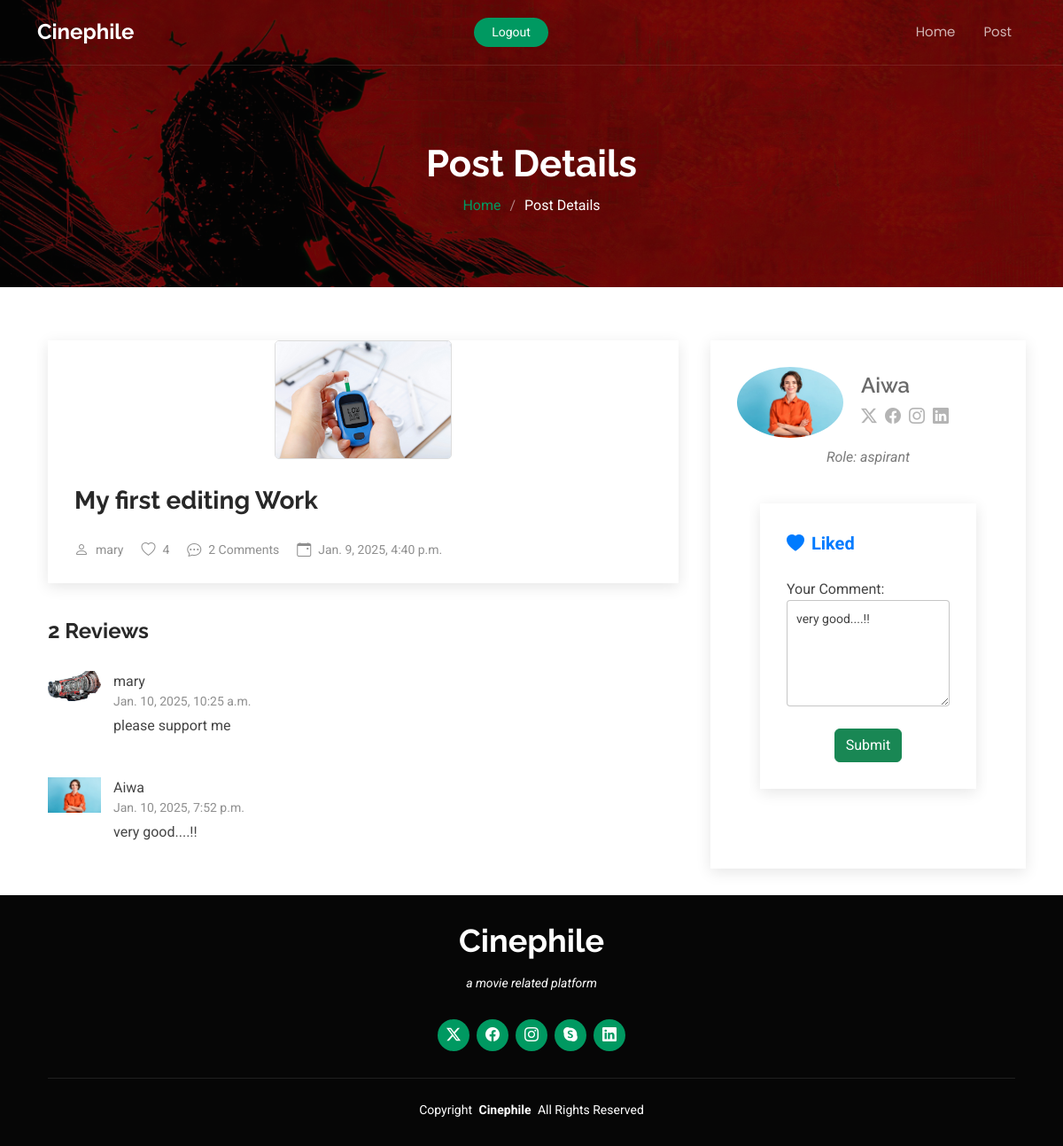
The app's page /post_details/19 (signed in) with its own data.
### cinephile/models.py (models this page shows, shortened)
class AspirantPosts(models.Model):
    user = models.ForeignKey(User, on_delete=models.CASCADE)
    description = models.TextField()
    file = models.FileField()
    uploaded_at = models.DateTimeField(auto_now_add=True)
    verification = models.BooleanField(default=False)
    def get_file_type(self):
        extension = self.file.name.split('.')[-1].lower()
        if extension in ['jpg', 'jpeg', 'png', 'gif']:
            return 'image'
        elif extension in ['mp4', 'avi', 'mov']:
            return 'video'
        elif extension in ['doc', 'docx', 'pdf', 'xlsx']:
            return 'document'
        return 'other'

class User(AbstractUser):
    USER_ROLES = [
        ('critics', 'Critics'),
        ('aspirant', 'Aspirant'),
        ('agency', 'Agency'),
    ]
    mobile = models.CharField(max_length=15, blank=True, null=True)
    location = models.CharField(max_length=100, blank=True, null=True)
    role = models.CharField(max_length=10, choices=USER_ROLES, blank=True, null=True)
    image = models.ImageField(upload_to='profile_image/', blank=True, null=True)
    verification_status = models.BooleanField(default=False)

class Reactions(models.Model):
    post = models.ForeignKey(AspirantPosts, on_delete=models.CASCADE)
    user = models.ForeignKey(User, on_delete=models.CASCADE)
    like = models.BooleanField(default=False)
    comment = models.TextField(blank=True, null=True)
    is_commented = models.BooleanField(default=False)
    uploaded_at = models.DateTimeField(auto_now_add=True)

### cinephile/views.py (the view, shortened to what this page needs)
# urls.py: path('post_details/<int:post_id>', views.post_details, name='post_details'),
@login_required
def post_details(request, post_id):
    post = get_object_or_404(AspirantPosts, id=post_id)
    reactions = Reactions.objects.filter(post=post, is_commented=True)
    likes = Reactions.objects.filter(like=True, post=post).count()
    comments = Reactions.objects.filter(is_commented=True, post=post).count()
    self_reaction = Reactions.objects.filter(user=request.user, post=post).first()
    context = {
        'post': post,
        'likes': likes,
        'comments': comments,
        'reactions': reactions,
        'self_reaction': self_reaction,
    }
    return render(request, 'post_details.html', context)

### templates/post_details.html (shortened to what this page needs)
{% load static %}
<!DOCTYPE html>
<html lang="en">
<head>
  <link href="{% static 'assets/vendor/bootstrap/css/bootstrap.min.css' %}" rel="stylesheet">
  <link href="{% static 'assets/vendor/bootstrap-icons/bootstrap-icons.css' %}" rel="stylesheet">
  <link href="{% static 'assets/vendor/aos/aos.css' %}" rel="stylesheet">
  <link href="{% static 'assets/vendor/glightbox/css/glightbox.min.css' %}" rel="stylesheet">
  <link href="{% static 'assets/vendor/swiper/swiper-bundle.min.css' %}" rel="stylesheet">
  <link href="{% static 'assets/css/main.css' %}" rel="stylesheet">
</head>
<body class="blog-details-page">
  <header id="header" class="header d-flex align-items-center fixed-top">
    <div class="container position-relative d-flex align-items-center justify-content-between">
      <a href="" class="logo d-flex align-items-center me-auto me-xl-0">
        <h1 class="sitename">Cinephile</h1>
      </a>
      <nav id="navmenu" class="navmenu">
        <ul>
          <li><a href="{% url 'aspirant_index' %}">Home</a></li>
          <li><a href="{% url 'aspirant_posts' %}">Post</a></li>
      </nav>
      <a class="cta-btn" href="{% url 'logout' %}">Logout</a>
    </div>
  </header>
  <main class="main">
    <div class="page-title dark-background" data-aos="fade" style="background-image: url(../static/assets/img/batman_fanart-wallpaper-2560x1080.jpg);">
      <div class="container position-relative">
        <h1>Post Details</h1>
        <nav class="breadcrumbs">
          <ol>
            <li><a href="{% url 'aspirant_index' %}">Home</a></li>
            <li class="current">Post Details</li>
          </ol>
        </nav>
      </div>
    </div>
    <div class="container">
      <div class="row">
        <div class="col-lg-8">
          <section id="blog-details" class="blog-details section" data-aos="fade-up">
            <div class="container">
              <article class="article">
                <div class="post-img">
                    {% if post.file %}
                      {% if post.get_file_type == 'image' %}
                        <img src="{{ post.file.url }}" alt="Uploaded Image" class="img-fluid file-thumbnail">
                      {% elif post.get_file_type == 'video' %}
                        <video controls class="video-thumbnail file-thumbnail">
                          <source src="{{ post.file.url }}" type="video/mp4">
                          Your browser does not support the video tag.
                        </video>
                      {% elif post.get_file_type == 'document' %}
                        <a href="{{ post.file.url }}" target="_blank" class="btn btn-primary file-thumbnail">Download Document</a>
                      {% else %}
                        <a href="{{ post.file.url }}" target="_blank" class="file-thumbnail">View File</a>
                      {% endif %}
                    {% else %}
                      <p>No file uploaded.</p>
                    {% endif %}
                  </div>
                <h2 class="title">{{ post.description }}</h2>
                <div class="meta-top">
                  <ul>
                    <li class="d-flex align-items-center"><i class="bi bi-person"></i> <a href="">{{ post.user.username }}</a></li>
                    <li class="d-flex align-items-center"><i class="bi bi-heart"></i> <a href="">{{ likes }}</a></li>
                    <li class="d-flex align-items-center"><i class="bi bi-chat-dots"></i> <a href="">{{comments}} Comments</a></li>
                    <li class="d-flex align-items-center"><i class="bi bi-calendar-event"></i> <a href="">{{ post.uploaded_at }}</a></li>
                  </ul>
                </div>
              </article>
            </div>
          </section>
          <section id="blog-comments" class="blog-comments section" data-aos="fade-up">
            <div class="container">
              <h4 class="comments-count">{{ comments }} Reviews</h4>
              {% for reaction in reactions %}
              <div id="comment-1" class="comment">
                <div class="d-flex">
                  <div class="comment-img"><img src="{{ reaction.user.image.url }}" alt=""></div>
                  <div>
                      <span>{{ reaction.user.username }}</span>
                      <time datetime="2020-01-01">{{ reaction.uploaded_at }}</time>
                    <p>
                     {{reaction.comment}}
                    </p>
                  </div>
                </div>
              </div>
              {% endfor %}
            </div>
          </section>
        </div>
        <div class="col-lg-4 sidebar">
          <div class="widgets-container">
            <div class="blog-author-widget widget-item" data-aos="fade-up">
              <div class="d-flex flex-column align-items-center">
                <div class="d-flex align-items-center w-100">
                  <img src="{{ request.user.image.url }}" class="rounded-circle flex-shrink-0" alt="">
                  <div>
                    <h4>{{ request.user.username }}</h4>
                    <div class="social-links">
                      <a href=""><i class="bi bi-twitter-x"></i></a>
                      <a href=""><i class="bi bi-facebook"></i></a>
                      <a href=""><i class="biu bi-instagram"></i></a>
                      <a href=""><i class="biu bi-linkedin"></i></a>
                    </div>
                  </div>
                </div>
                <p>
                  Role: {{ request.user.role }}
                </p>
                <section id="comment-form" class="comment-form section">
                    <div class="container">
                        <form action="{% url 'post_details' post.id %}" method="post">
                            <div class="row">
                                <div class="col form-group">
                                    <div class="like-button">
                                        <label for="like" class="like-label">
                                            <i class="bi {% if self_reaction and self_reaction.like %}bi-heart-fill{% else %}bi-heart{% endif %}" aria-hidden="true"></i>
                                            {% if self_reaction and self_reaction.like %}Liked{% else %}Like{% endif %}
                                        </label>
                                    </div>
                                </div>
                            </div>
                            <div class="row">
                                <div class="col form-group">
                                    <label for="comment">Your Comment:</label>
                                    <textarea id="comment" rows="4" class="form-control" placeholder="Write your comment here..." name="comment">{{ self_reaction.comment }}</textarea>
                                </div>
                            </div>
                            <div class="text-center">
                                <button type="submit" class="btn btn-success">Submit</button>
                            </div>
                        </form>
                    </div>
                </section>
              </div>
            </div>
          </div>
        </div>
      </div>
    </div>
  </main>
  <footer id="footer" class="footer dark-background">
    <div class="container">
      <h3 class="sitename">Cinephile</h3>
      <p>a movie related platform</p>
      <div class="social-links d-flex justify-content-center">
        <a href=""><i class="bi bi-twitter-x"></i></a>
        <a href=""><i class="bi bi-facebook"></i></a>
        <a href=""><i class="bi bi-instagram"></i></a>
        <a href=""><i class="bi bi-skype"></i></a>
        <a href=""><i class="bi bi-linkedin"></i></a>
      </div>
      <div class="container">
        <div class="copyright">
          <span>Copyright</span> <strong class="px-1 sitename">Cinephile</strong> <span>All Rights Reserved</span>
        </div>
      </div>
    </div>
  </footer>
</body>
</html>

### templates/post_details.html (style rules this page uses)
.post-img { display: flex; justify-content: center; align-items: center; margin: 10px 0; }
.file-thumbnail { max-width: 200px; max-height: 150px; object-fit: cover; border: 1px solid #ddd; border-radius: 5px; overflow: hidden; }
.img-fluid { width: 100%; height: auto; }
.like-label { cursor: pointer; display: inline-flex; align-items: center; gap: 8px; font-weight: bold; color: #000000; transition: color 0.3s, transform 0.2s; }
.like-checkbox:checked + .like-label { color: #007bff; font-weight: bold; font-size: 20px; }

### records on screen
AspirantPosts: file (picture), description "My first editing Work", user.username "mary", uploaded_at "Jan. 9, 2025, 4:40 p.m."
Reactions: user.image (picture), user.username "mary", uploaded_at "Jan. 10, 2025, 10:25 a.m.", comment "please support me"
Reactions: user.image (picture), user.username "Aiwa", uploaded_at "Jan. 10, 2025, 7:52 p.m.", comment "very good....!!"
User: user.image (picture), user.username "Aiwa", user.role "aspirant"

### other values on screen
{{ likes }} "4"
{{ comments }} "2"
